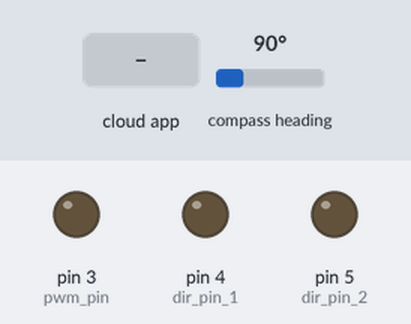
The sketch below on a simulated Arduino Uno, built with avr-gcc and run on an emulated ATmega328P. On the bench: output pins drawn as LEDs (lit = HIGH). The test bench sets the inputs (shaded band); at power-on: compass heading 90°. The ROS host is connected and sends only what is stated; what the sketch prints to the serial monitor is not drawn.

Above: at 1.2 s.
1.3 s: the phone or cloud app sets pwm to 0
At 2.5 s:
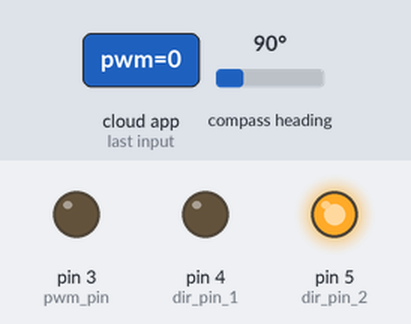
2.8 s: the phone or cloud app sets pwm to 45
At 4.0 s:
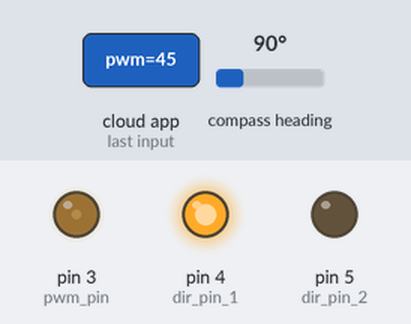
4.3 s: the phone or cloud app sets pwm to 90
At 5.5 s:
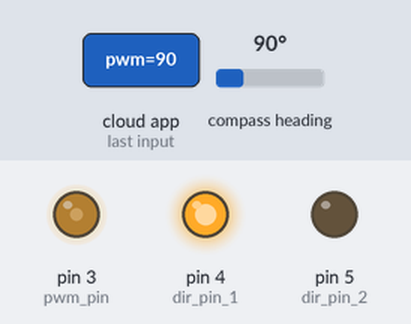
5.8 s: the phone or cloud app sets pwm to 180
At 7.2 s:
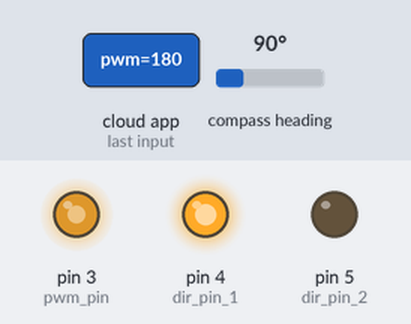
Timing chart, 0 to 8.8 s (numbered marks = the images above; inputs shaded):
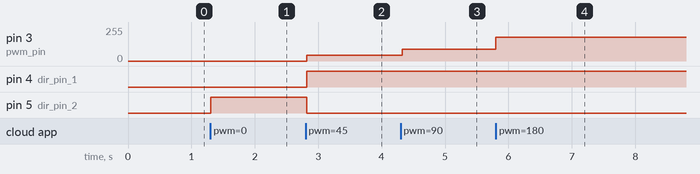

Measured:
- after the input at 1.3 s, pin 5 (dir_pin_2): LOW → HIGH at once
- after the input at 2.8 s, pin 3 (pwm_pin): 0/255 → 45/255 at once; pin 4 (dir_pin_1): LOW → HIGH at once; pin 5 (dir_pin_2): HIGH → LOW at once
- after the input at 4.3 s, pin 3 (pwm_pin): 45/255 → 90/255 at once
- after the input at 5.8 s, pin 3 (pwm_pin): 90/255 → 180/255 at once

The sketch:

antenna2.ino
```cpp
/*
  HMC5883L Triple Axis Digital Compass. Compass Example.
  Read more: http://www.jarzebski.pl/arduino/czujniki-i-sensory/3-osiowy-magnetometr-hmc5883l.html
  GIT: https://github.com/jarzebski/Arduino-HMC5883L
  Web: http://www.jarzebski.pl
  (c) 2014 by Korneliusz Jarzebski
*/

#include <ros.h>
#include <Wire.h>
#include <HMC5883L.h>
#include <std_msgs/Float64.h>
#include <std_msgs/Int32.h>

/*#define pwm_pin 9
#define dir_pin_1 8
#define dir_pin_2 6
*/


 #define pwm_pin 3
 #define dir_pin_1 4
 #define dir_pin_2 5


HMC5883L compass;

ros::NodeHandle  nh;
std_msgs::Float64 Float64;


void messageCb(const std_msgs::Int32& msg)
{
 int pwm_data= msg.data;

  if(pwm_data>0)
  {
    digitalWrite(dir_pin_1,HIGH);
    analogWrite(pwm_pin,pwm_data);
    digitalWrite(dir_pin_2,LOW);

  }
  else
  {
    int a=(-1)*pwm_data;
    digitalWrite(dir_pin_1,LOW);
    analogWrite(pwm_pin,a);
    digitalWrite(dir_pin_2,HIGH);
  }
}


ros::Publisher antenna_yaw( "/antenna_degree", &Float64);
ros::Subscriber<std_msgs::Int32> sub("/pwm", &messageCb);


void setup()
{

  pinMode(pwm_pin,OUTPUT);
  pinMode(dir_pin_1,OUTPUT);
  pinMode(dir_pin_2,OUTPUT);

  nh.getHardware()->setBaud(9600);
  nh.initNode();
  nh.advertise(antenna_yaw);
  nh.subscribe(sub);


  Serial.begin(9600);

  // Initialize Initialize HMC5883L
  //Serial.println("Initialize HMC5883L");
  while (!compass.begin())
  {
    //Serial.println("Could not find a valid HMC5883L sensor, check wiring!");
    delay(500);
  }

  // Set measurement range
  compass.setRange(HMC5883L_RANGE_1_3GA);

  // Set measurement mode
  compass.setMeasurementMode(HMC5883L_CONTINOUS);

  // Set data rate
  compass.setDataRate(HMC5883L_DATARATE_30HZ);

  // Set number of samples averaged
  compass.setSamples(HMC5883L_SAMPLES_8);

  // Set calibration offset. See HMC5883L_calibration.ino
  compass.setOffset(30,-156);
}

void loop()
{
  Vector norm = compass.readNormalize();

  // Calculate heading
  float heading = atan2(norm.YAxis, norm.XAxis);

  // Set declination angle on your location and fix heading
  // You can find your declination on: http://magnetic-declination.com/
  // (+) Positive or (-) for negative
  // For Bytom / Poland declination angle is 4'26E (positive)
  // Formula: (deg + (min / 60.0)) / (180 / M_PI);
  float declinationAngle = (4.0 + (26.0 / 60.0)) / (180 / M_PI);
  heading += declinationAngle;

  // Correct for heading < 0deg and heading > 360deg
  if (heading < 0)
  {
    heading += 2 * PI;
  }

  if (heading > 2 * PI)
  {
    heading -= 2 * PI;
  }

  // Convert to degrees
  float headingDegrees = heading * 180/M_PI;

  //send to ROS
  Float64.data=headingDegrees;
  antenna_yaw.publish(&Float64);

  // Output
  Serial.print(" Heading = ");
  Serial.print(heading);
  Serial.print(" Degress = ");
  Serial.print(headingDegrees);
  Serial.println();

  nh.spinOnce();

 // delay(100);
}
```
